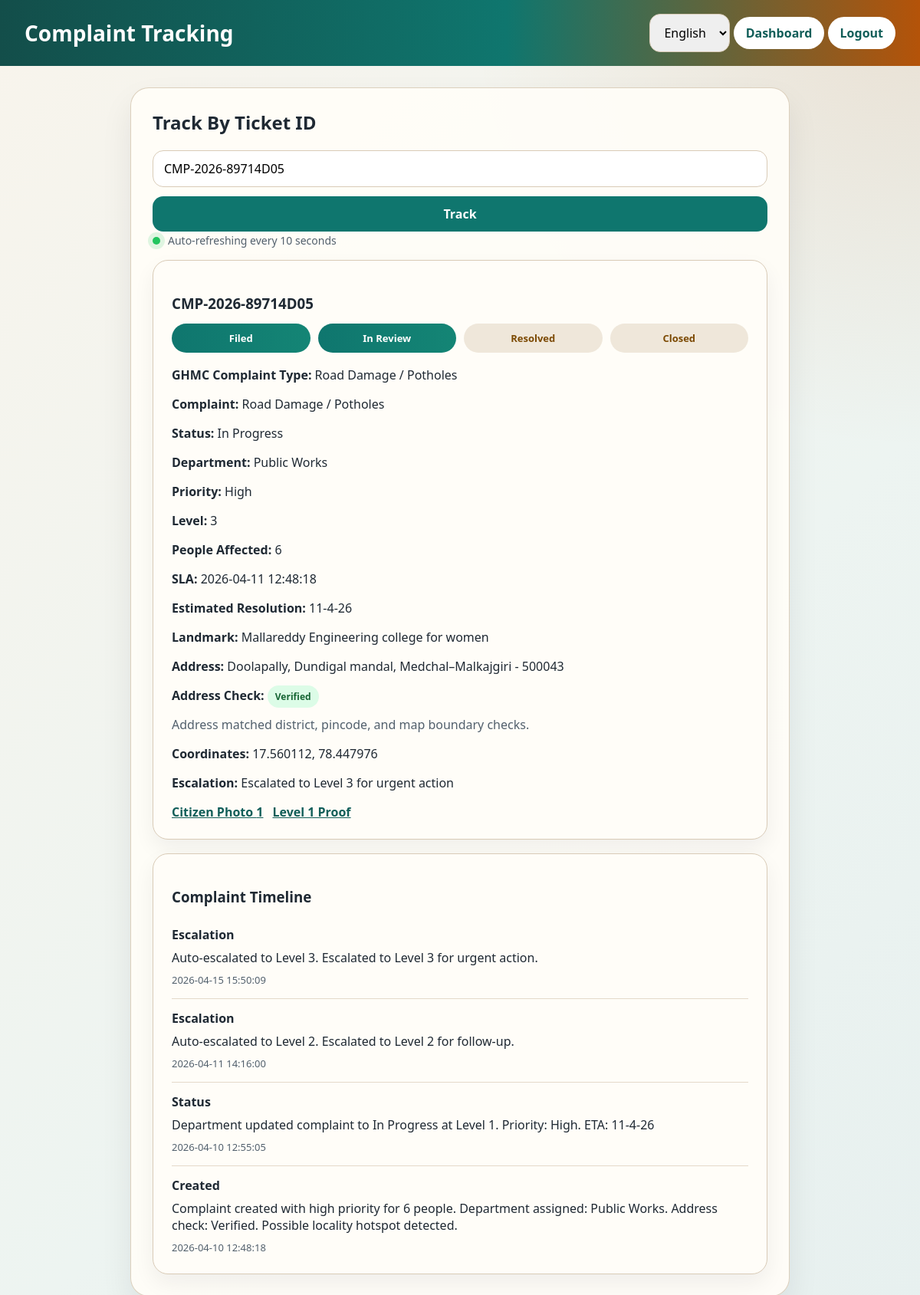
The app's page /track?ticket_id=CMP-2026-89714D05 with its own data.
### tables this page shows
CREATE TABLE complaints (
    id INTEGER PRIMARY KEY AUTOINCREMENT,
    name TEXT,
    complaint TEXT,
    status TEXT,
    ticket_id TEXT,
    file_name TEXT
, department TEXT DEFAULT 'Not Assigned', escalation_message TEXT, level INTEGER DEFAULT 1, created_at TEXT, last_updated TEXT, complaint_type TEXT, address_district TEXT, address_mandal TEXT, address_pincode TEXT, address_colony TEXT, user_photos TEXT, level1_photo TEXT, level2_photo TEXT, level3_photo TEXT, latitude TEXT, longitude TEXT, severity TEXT DEFAULT 'Medium', landmark TEXT, affected_people INTEGER DEFAULT 1, sla_deadline TEXT, feedback_rating INTEGER, feedback_comment TEXT, reopened_count INTEGER DEFAULT 0, department_note TEXT, estimated_resolution TEXT, address_validation_status TEXT DEFAULT 'Needs Review', address_validation_reason TEXT, linked_ticket_id TEXT);

CREATE TABLE complaint_history(
            id INTEGER PRIMARY KEY AUTOINCREMENT,
            complaint_id INTEGER,
            event_type TEXT,
            message TEXT,
            created_at TEXT
        );

### app.py (the view)
@app.route("/track", methods=["GET", "POST"])
def track():
    complaint = None
    error = None
    ticket_id = request.form.get("ticket_id", "").strip()
    if request.method == "GET":
        ticket_id = request.args.get("ticket_id", "").strip()
    if ticket_id:
        db = get_db()
        complaint_row = db.execute(
            "SELECT * FROM complaints WHERE ticket_id=?",
            (ticket_id,),
        ).fetchone()
        db.close()
        if not complaint_row:
            error = "No complaint found for that ticket ID."
        else:
            complaint = serialize_complaint(complaint_row)
    history = get_complaint_history(complaint["id"]) if complaint else []
    return render_template("track.html", complaint=complaint, error=error, history=history)

### app.py (called while the page is built)
def get_current_language():
    selected = session.get("language", "en")
    return selected if selected in TRANSLATIONS else "en"

def translate(key, language=None):
    active_language = language or get_current_language()
    return TRANSLATIONS.get(active_language, TRANSLATIONS["en"]).get(
        key,
        TRANSLATIONS["en"].get(key, key),
    )

@app.context_processor
def inject_i18n():
    current_language = get_current_language()
    return {
        "t": lambda key: translate(key, current_language),
        "current_language": current_language,
        "available_languages": LANGUAGE_LABELS,
        "ui_text": TRANSLATIONS.get(current_language, TRANSLATIONS["en"]),
    }

def get_db():
    conn = sqlite3.connect(DB_PATH, timeout=30)
    conn.row_factory = sqlite3.Row
    conn.execute("PRAGMA busy_timeout = 30000")
    return conn

def format_eta(sla_deadline, status):
    if not sla_deadline:
        return ""
    try:
        deadline = datetime.strptime(sla_deadline, "%Y-%m-%d %H:%M:%S")
    except ValueError:
        return ""
    delta = deadline - datetime.now()
    total_hours = int(abs(delta.total_seconds()) // 3600)
    if status in {"Resolved", "Closed"}:
        return "Closed within SLA" if delta.total_seconds() >= 0 else "Closed after SLA"
    if delta.total_seconds() >= 0:
        return f"Due in {max(total_hours, 1)} hrs"
    return f"Overdue by {max(total_hours, 1)} hrs"

def get_complaint_history(complaint_id):
    db = get_db()
    history = db.execute(
        """
        SELECT * FROM complaint_history
        WHERE complaint_id=?
        ORDER BY id DESC
        """,
        (complaint_id,),
    ).fetchall()
    db.close()
    return history

### templates/track.html (shortened to what this page needs)
<!DOCTYPE html>
<html lang="{{ current_language }}">
<head>
    <link rel="stylesheet" href="/static/style.css">
</head>
<body>
<div class="navbar">
    <h1>{{ t("tracking_title") }}</h1>
    <div>
        <form method="post" action="/set_language" style="display:inline-block;">
            <select name="language" onchange="this.form.submit()" aria-label="{{ t('language') }}">
                {% for code, label in available_languages.items() %}
                <option value="{{ code }}" {% if current_language == code %}selected{% endif %}>{{ label }}</option>
                {% endfor %}
            </select>
        </form>
        <a href="/dashboard">{{ t("dashboard") }}</a>
        <a href="/logout">{{ t("logout") }}</a>
    </div>
</div>
<div class="container narrow">
    <h2>{{ t("track_by_ticket") }}</h2>
    <form method="post" class="stack-form">
        <input name="ticket_id" value="{{ complaint['ticket_id'] if complaint else request.args.get('ticket_id', '') }}" placeholder="{{ t('enter_ticket_id') }}" required>
        <button type="submit">{{ t("track") }}</button>
    </form>
    {% if complaint %}
    <div class="live-meta">
        <span class="live-dot"></span>
        <span id="trackSyncStatus">{{ t("auto_refresh") }}</span>
    </div>
    <div id="trackScreen" data-ticket-id="{{ complaint['ticket_id'] }}">
        <div id="complaintSummary">
        <div class="detail-card">
            <h3>{{ complaint["ticket_id"] }}</h3>
            <div class="status-journey">
                <div class="journey-step {% if complaint['status_step'] >= 1 %}active{% endif %}">{{ t("filed") }}</div>
                <div class="journey-step {% if complaint['status_step'] >= 2 %}active{% endif %}">{{ t("in_review") }}</div>
                <div class="journey-step {% if complaint['status_step'] >= 3 %}active{% endif %}">{{ t("resolved") }}</div>
                <div class="journey-step {% if complaint['status_step'] >= 4 %}active{% endif %}">{{ t("closed") }}</div>
            </div>
            <p><strong>{{ t("complaint_type") }}:</strong> {{ complaint["complaint_type"] or "Others" }}</p>
            <p><strong>{{ t("complaint") }}:</strong> {{ complaint["complaint"] }}</p>
            <p><strong>Status:</strong> {{ complaint["status"] }}</p>
            <p><strong>{{ t("department") }}:</strong> {{ complaint["department"] }}</p>
            <p><strong>{{ t("priority") }}:</strong> {{ complaint["severity"] or "Medium" }}</p>
            <p><strong>{{ t("level") }}:</strong> {{ complaint["level"] }}</p>
            <p><strong>{{ t("people_affected") }}:</strong> {{ complaint["affected_people"] or 1 }}</p>
            <p><strong>{{ t("sla") }}:</strong> {{ complaint["sla_deadline"] or "-" }}</p>
            {% if complaint["estimated_resolution"] %}
            <p><strong>{{ t("estimated_resolution") }}:</strong> {{ complaint["estimated_resolution"] }}</p>
            {% endif %}
            {% if complaint["landmark"] %}
            <p><strong>{{ t("landmark") }}:</strong> {{ complaint["landmark"] }}</p>
            {% endif %}
            <p><strong>{{ t("address") }}:</strong> {{ complaint["address_colony"] }}, {{ complaint["address_mandal"] }}, {{ complaint["address_district"] }} - {{ complaint["address_pincode"] }}</p>
            <p><strong>{{ t("address_check") }}:</strong> <span class="badge validation-badge {{ complaint['address_validation_class'] }}">{{ complaint["address_validation_status"] }}</span></p>
            {% if complaint["address_validation_reason"] %}
            <p class="subtext">{{ complaint["address_validation_reason"] }}</p>
            {% endif %}
            {% if complaint["latitude"] and complaint["longitude"] %}
            <p><strong>{{ t("coordinates") }}:</strong> {{ complaint["latitude"] }}, {{ complaint["longitude"] }}</p>
            {% endif %}
            {% if complaint["escalation_message"] %}
            <p><strong>{{ t("escalation") }}:</strong> {{ complaint["escalation_message"] }}</p>
            {% endif %}
            <div class="photo-grid">
                {% if complaint["user_photos"] %}
                    {% for photo in complaint["user_photos"] %}
                    <a href="/static/uploads/{{ photo }}" target="_blank">Citizen Photo {{ loop.index }}</a>
                    {% endfor %}
                {% endif %}
                {% if complaint["level1_photo"] %}
                <a href="/static/uploads/{{ complaint['level1_photo'] }}" target="_blank">Level 1 Proof</a>
                {% endif %}
            </div>
        </div>
        </div>
        <div class="detail-card timeline-card">
            <h3>{{ t("complaint_timeline") }}</h3>
            <div id="complaintTimeline">
                {% if history %}
                    {% for item in history %}
                    <div class="timeline-item">
                        <strong>{{ item["event_type"]|capitalize }}</strong>
                        <p>{{ item["message"] }}</p>
                        <span>{{ item["created_at"] }}</span>
                    </div>
                    {% endfor %}
                {% else %}
                    <p class="subtext">{{ t("timeline_empty") }}</p>
                {% endif %}
            </div>
        </div>
    </div>
    {% endif %}
</div>
</body>
</html>

### static/style.css (style rules this page uses)
:root { --bg: #f4efe6; --panel: #fffdf8; --ink: #1f2933; --muted: #52606d; --primary: #0f766e; --primary-dark: #115e59; --accent: #b45309; --line: #d9cbb7; --danger: #b42318; --success: #166534; }
* { box-sizing: border-box; }
body { margin: 0; font-family: "Trebuchet MS", "Segoe UI", Tahoma, Geneva, Verdana, sans-serif; color: var(--ink); background: radial-gradient(circle at top right, rgba(180, 83, 9, 0.12), transparent 28%), linear-gradient(135deg, #f8f4ec, #edf4f1 60%, #e7f0ef); min-height: 100vh; }
.navbar { background: linear-gradient(90deg, #134e4a, #0f766e 55%, #b45309); color: white; padding: 18px 32px; display: flex; justify-content: space-between; align-items: center; gap: 16px; }
.navbar h1 { margin: 0; font-size: 28px; }
.navbar a, .primary-link, .secondary-link, .text-link { text-decoration: none; }
.navbar a, .primary-link, .secondary-link { display: inline-block; padding: 10px 16px; border-radius: 999px; font-weight: 600; }
.navbar a, .primary-link { background: white; color: var(--primary-dark); }
.container { width: min(1180px, calc(100% - 32px)); margin: 28px auto; background: rgba(255, 253, 248, 0.92); border: 1px solid rgba(217, 203, 183, 0.9); border-radius: 24px; padding: 28px; box-shadow: 0 20px 40px rgba(16, 24, 40, 0.08); }
.container.narrow { max-width: 860px; }
.panel, .auth-card, .detail-card, .complaint-card, .hero-card { background: var(--panel); border: 1px solid var(--line); border-radius: 20px; padding: 24px; box-shadow: 0 12px 28px rgba(15, 23, 42, 0.06); }
.hero-card h1, h2 { margin-top: 0; }
.hero-copy, .subtext { color: var(--muted); }
.stack-form { display: grid; gap: 12px; }
input, textarea, select, button { width: 100%; border-radius: 14px; border: 1px solid var(--line); padding: 12px 14px; font: inherit; }
button { background: var(--primary); color: white; border: none; cursor: pointer; font-weight: 700; transition: transform 0.18s ease, box-shadow 0.18s ease, background 0.18s ease; }
.live-meta { display: inline-flex; align-items: center; gap: 10px; margin-bottom: 16px; color: var(--muted); font-size: 14px; }
.live-dot { width: 10px; height: 10px; border-radius: 999px; background: #22c55e; box-shadow: 0 0 0 6px rgba(34, 197, 94, 0.14); }
.badge { background: #d1fae5; color: #065f46; border-radius: 999px; padding: 6px 10px; font-size: 12px; font-weight: 700; }
.timeline-card { margin-top: 18px; }
.status-journey { display: grid; grid-template-columns: repeat(4, minmax(0, 1fr)); gap: 10px; margin: 14px 0 18px; }
.journey-step { text-align: center; padding: 10px 8px; border-radius: 999px; background: #efe7da; color: #7c4a03; font-size: 13px; font-weight: 700; }
.journey-step.active { background: linear-gradient(90deg, #0f766e, #148575); color: white; }
.timeline-item { padding: 14px 0; border-bottom: 1px solid rgba(217, 203, 183, 0.7); }
.timeline-item:last-child { border-bottom: none; padding-bottom: 0; }
.timeline-item p { margin: 8px 0 6px; }
.timeline-item span { color: var(--muted); font-size: 13px; }
.validation-badge.verified { background: #dcfce7; color: #166534; }
.table-link, .photo-grid a { color: var(--primary-dark); font-weight: 600; }
.photo-grid { display: flex; flex-wrap: wrap; gap: 12px; margin-top: 16px; }
.detail-card h3, .activity-card h3, .notification-card h3 { margin-bottom: 12px; }

### records on screen
complaints: ticket_id "CMP-2026-89714D05", complaint_type "Road Damage / Potholes", complaint "Road Damage / Potholes", status "In Progress", department "Public Works", severity "High", level "3", affected_people "6", sla_deadline "2026-04-11 12:48:18", estimated_resolution "11-4-26", landmark "Mallareddy Engineering college for women", address_colony "Doolapally", address_mandal "Dundigal mandal", address_district "Medchal–Malkajgiri", address_pincode "500043", address_validation_status "Verified", address_validation_reason "Address matched district, pincode, and map boundary checks.", latitude "17.560112", longitude "78.447976", escalation_message "Escalated to Level 3 for urgent action"
complaint_history: event_type "Escalation", message "Auto-escalated to Level 3. Escalated to Level 3 for urgent action.", created_at "2026-04-15 15:50:09"
complaint_history: event_type "Escalation", message "Auto-escalated to Level 2. Escalated to Level 2 for follow-up.", created_at "2026-04-11 14:16:00"
complaint_history: event_type "Status", message "Department updated complaint to In Progress at Level 1. Priority: High. ETA: 11-4-26", created_at "2026-04-10 12:55:05"
complaint_history: event_type "Created", message "Complaint created with high priority for 6 people. Department assigned: Public Works. Address check: Verified. Possible locality hotspot detected.", created_at "2026-04-10 12:48:18"

### other values on screen
{{ t("tracking_title") }} "Complaint Tracking"
{{ t("dashboard") }} "Dashboard"
{{ t("logout") }} "Logout"
{{ t("track_by_ticket") }} "Track By Ticket ID"
{{ t("track") }} "Track"
{{ t("auto_refresh") }} "Auto-refreshing every 10 seconds"
{{ t("filed") }} "Filed"
{{ t("in_review") }} "In Review"
{{ t("resolved") }} "Resolved"
{{ t("closed") }} "Closed"
{{ t("complaint_type") }} "GHMC Complaint Type"
{{ t("complaint") }} "Complaint"
{{ t("department") }} "Department"
{{ t("priority") }} "Priority"
{{ t("level") }} "Level"
